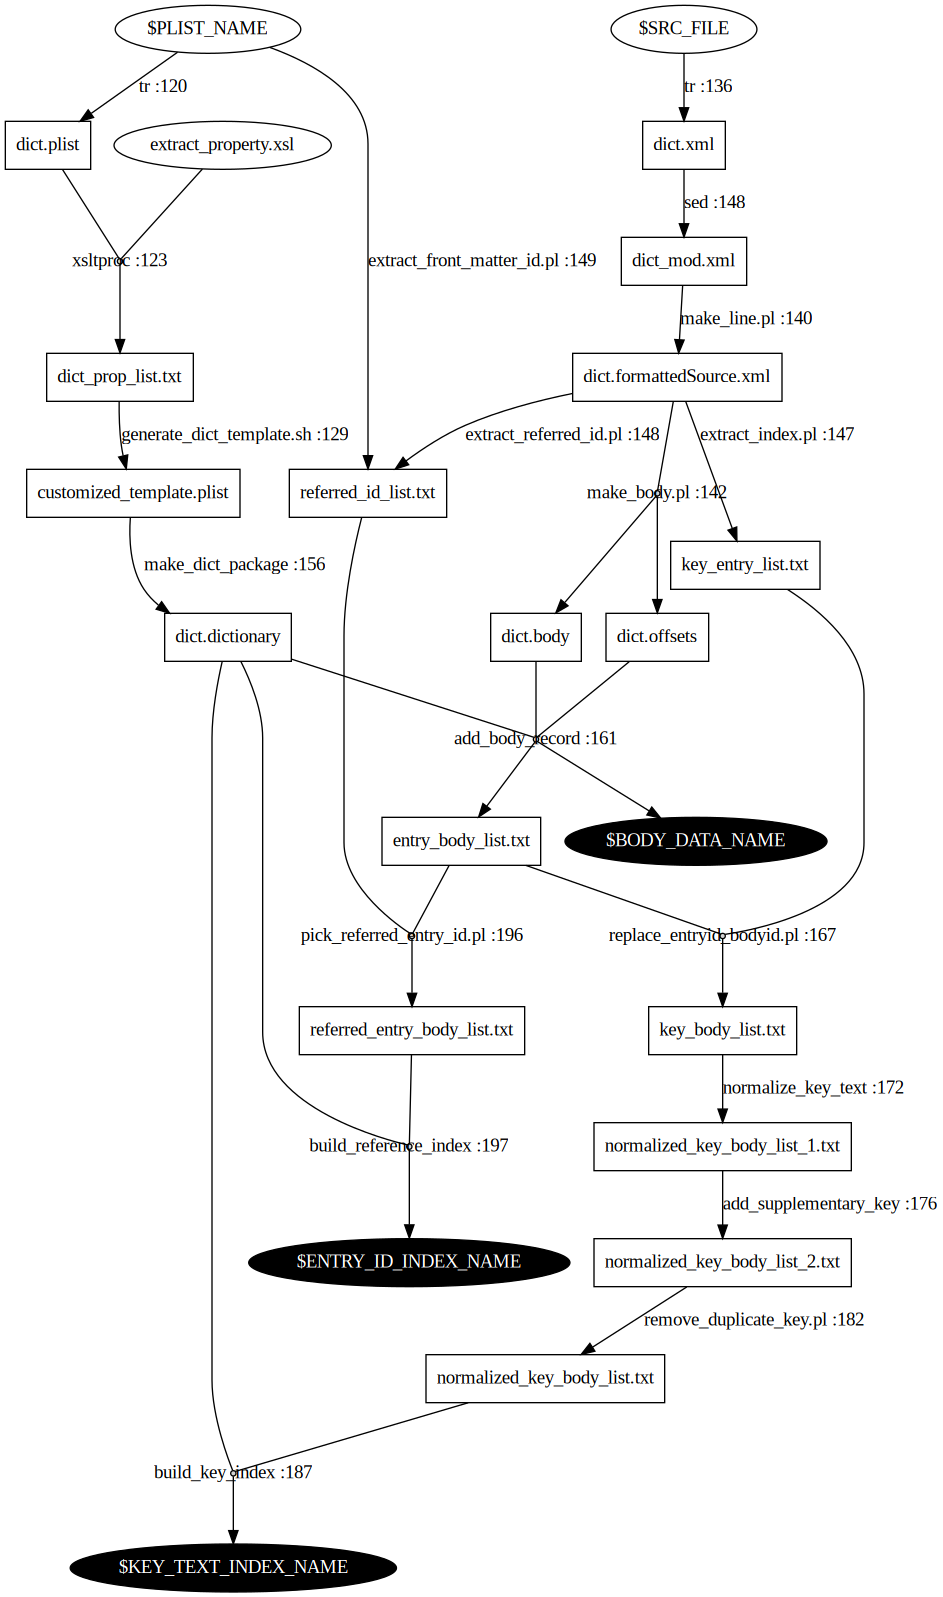

The Python source for this figure:
from enum import Enum

def normalize_edge_name(edge_name):
    return edge_name.replace(" ", "_").replace(".", "_").replace(":", "")


def normalize_node_name(node_name):
    return node_name.replace(" ", "_").replace(".", "_").replace(":", "").replace("$", "")


class NodeTypeStyle(Enum):
    SRC = "shape=ellipse"
    OUT = "shape=ellipse, style=filled, fillcolor=black, fontcolor=white"
    IM = "shape=rectangle"
    IM_PROG = "shape=circle, style=filled, width=0.05, fixedsize=true"
    NULL = "shape=none"

class Programs:
    def __init__(self):
        self.edges = {}
        self.nodes = {}
        self.node_counter = 0
        self.edge_counter = 0

    def add_prog(self, prog_name, inputs, outputs, line=None):
        edge_label = prog_name
        if line is not None:
            edge_label += f" :{line}"
        edge_name = normalize_edge_name(edge_label)

        input_nodes = []
        output_nodes = []

        for node in inputs:
            node_name = normalize_node_name(node)
            if node_name not in self.nodes:
                self.nodes[node_name] = {"label": node}
            input_nodes.append(node_name)

        for node in outputs:
            node_name = normalize_node_name(node)
            if node_name not in self.nodes:
                self.nodes[node_name] = {"label": node}
            output_nodes.append(node_name)

        if len(input_nodes) == 1 and len(output_nodes) == 1:
            self.edges[edge_name] = {"from": input_nodes[0], "to": output_nodes[0], "label": edge_label, "arrow": True}
            return

        im_node = f"im_node_{edge_name}_{self.node_counter}"
        self.node_counter += 1
        self.nodes[im_node] = {"type": NodeTypeStyle.IM_PROG, "label": edge_label}

        for node in input_nodes:
            self.edges[f"{edge_name}_in_{self.edge_counter}"] = {"from": node, "to": im_node, "arrow": False}
            self.edge_counter += 1

        for node in output_nodes:
            self.edges[f"{edge_name}_in_{self.edge_counter}"] = {"from": im_node, "to": node, "arrow": True}
            self.edge_counter += 1

    def get_node_type(self):
        node_deg = {node: {"in": 0, "out": 0} for node in self.nodes}
        for edge in self.edges.values():
            node_deg[edge["from"]]["out"] += 1
            node_deg[edge["to"]]["in"] += 1
        for node in node_deg:
            if self.nodes[node].get("type") == NodeTypeStyle.IM_PROG:
                continue
            if node_deg[node]["in"] == 0 and node_deg[node]["out"] == 0:
                self.nodes[node]["type"] = NodeTypeStyle.NULL
            elif node_deg[node]["in"] == 0:
                self.nodes[node]["type"] = NodeTypeStyle.SRC
            elif node_deg[node]["out"] == 0:
                self.nodes[node]["type"] = NodeTypeStyle.OUT
            else:
                self.nodes[node]["type"] = NodeTypeStyle.IM

    @staticmethod
    def get_style(node):
        if node.get("type"):
            return node["type"].value
        return "shape=none"

    def write_to(self, filename):
        self.get_node_type()
        __import__('pprint').pprint(self.nodes)
        with open(filename, "w") as f:
            f.write("digraph f {\n")
            for nodename, node in self.nodes.items():
                f.write(f"\t{nodename} [{self.get_style(node)}, label=\"{node.get('label', ' ')}\"];\n")
            for edge in self.edges.values():
                if not edge.get("arrow"):
                    style = " dir=none"
                else:
                    style = ""
                f.write(f"\t{edge['from']} -> {edge['to']} [label=\"{edge.get('label', ' ')}\"{style}];\n")
            f.write("}\n")


if __name__ == "__main__":
    prog = Programs()
    prog.add_prog("tr", ["$PLIST_NAME"], ["dict.plist"], 120)
    prog.add_prog("xsltproc", ["extract_property.xsl", "dict.plist"], ["dict_prop_list.txt"], 123)
    prog.add_prog("generate_dict_template.sh", ["dict_prop_list.txt"], ["customized_template.plist"], 129)
    prog.add_prog("tr", ["$SRC_FILE"], ["dict.xml"], 136)
    prog.add_prog("sed", ["dict.xml"], ["dict_mod.xml"], 148)
    prog.add_prog("make_line.pl", ["dict_mod.xml"], ["dict.formattedSource.xml"], 140)
    prog.add_prog("make_body.pl", ["dict.formattedSource.xml"], ["dict.body", "dict.offsets"], 142)
    prog.add_prog("extract_index.pl", ["dict.formattedSource.xml"], ["key_entry_list.txt"], 147)
    prog.add_prog("extract_referred_id.pl", ["dict.formattedSource.xml"], ["referred_id_list.txt"], 148)
    prog.add_prog("extract_front_matter_id.pl", ["$PLIST_NAME"], ["referred_id_list.txt"], 149)
    prog.add_prog("make_dict_package", ["customized_template.plist"], ["dict.dictionary"], 156)
    prog.add_prog("add_body_record", ["dict.dictionary", "dict.offsets", "dict.body"], ["entry_body_list.txt", "$BODY_DATA_NAME"], 161)
    prog.add_prog("replace_entryid_bodyid.pl", ["entry_body_list.txt", "key_entry_list.txt"], ["key_body_list.txt"], 167)
    prog.add_prog("normalize_key_text", ["key_body_list.txt"], ["normalized_key_body_list_1.txt"], 172)
    prog.add_prog("add_supplementary_key", ["normalized_key_body_list_1.txt"], ["normalized_key_body_list_2.txt"], 176)
    prog.add_prog("remove_duplicate_key.pl", ["normalized_key_body_list_2.txt"], ["normalized_key_body_list.txt"], 182)
    prog.add_prog("build_key_index", ["dict.dictionary", "normalized_key_body_list.txt"], ["$KEY_TEXT_INDEX_NAME"], 187)
    prog.add_prog("pick_referred_entry_id.pl", ["entry_body_list.txt", "referred_id_list.txt"], ["referred_entry_body_list.txt"], 196)
    prog.add_prog("build_reference_index", ["referred_entry_body_list.txt", "dict.dictionary"], ["$ENTRY_ID_INDEX_NAME"], 197)

    prog.write_to("graph.dot")
